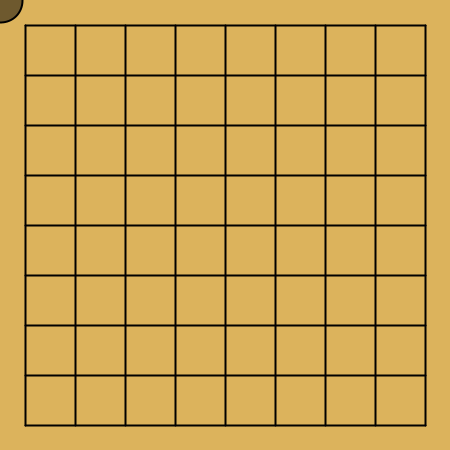
Frame 1 (no input)
Frame 60 (the mouse pressed at the canvas centre just before this capture): identical to frame 1, image omitted
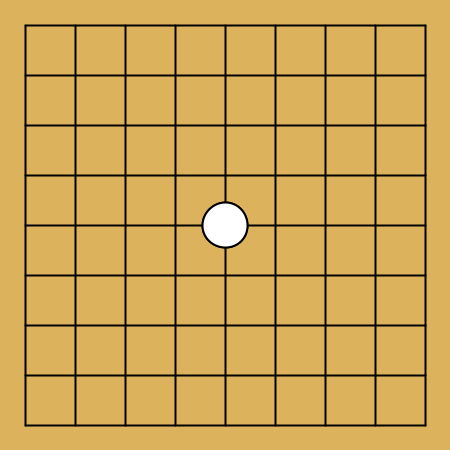
Frame 120 (the mouse held since frame 60 and released just before this capture)

The Processing sketch that drew these frames (run headless with seeded random() and noise(); from frame 60 on, the mouse is pressed at the canvas centre):

// Processing sketch: week03_8_afufa_array_for
// ── week03_8_afufa_array_for.pde
int goColor=-1;
int[][]board=new int[9][9];
void setup(){
  size(450,450);
}
void draw(){
  background(220,179,92);
  strokeWeight(2);
  for(int i=0;i<9;i++){
    line(25,25+i*50,425,25+i*50);
    line(25+i*50,25,25+i*50,425);
  }
  for(int i=0;i<9;i++){
    for(int j=0;j<9;j++){
      if(board[i][j]==0) continue;
      if(board[i][j]==1) fill(255);
      if(board[i][j]==-1) fill(0);
      ellipse(25+j*50,25+i*50,45,45);
    }
  }
  if(goColor==-1) fill(0,128);
  else fill(255);
  ellipse(mouseX,mouseY,45,45);
}
void mousePressed(){
  int i=mouseY/50,j=mouseX/50;
  board[i][j]=goColor;;
  goColor=goColor*-1;
}
